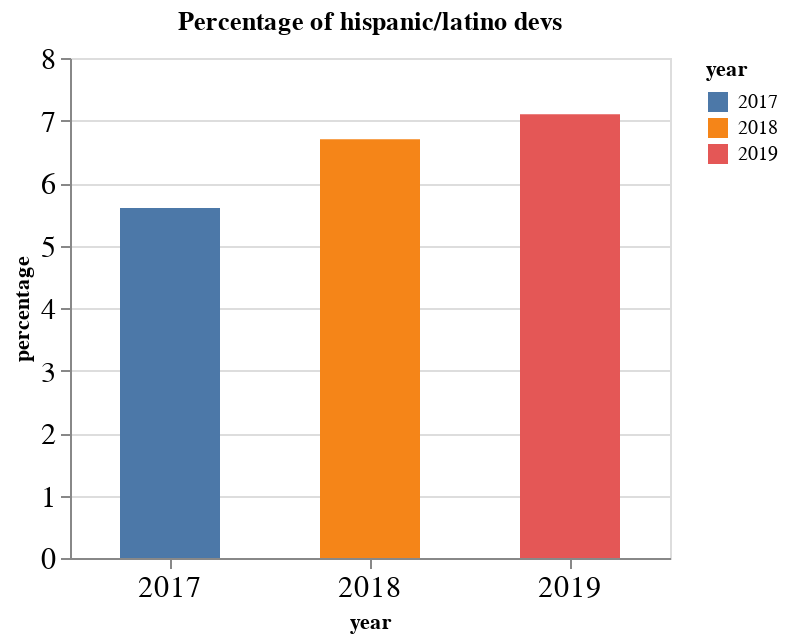

The notebook cell this image was saved under:
### Markdown cell above
The graph above shows a truncated y axis that starts at 5.4. This gives the impression that in 2018 there was a lot of growth.

### Code cell
alt.Chart(lat_survey, height=250, width=300, title='Percentage of hispanic/latino devs') \
    .mark_bar(size=50) \
    .encode(
        x='year:N',
        y=alt.Y('percentage:Q'),
        color='year',
    ).configure_axis(
    labelFontSize=15,
    labelAngle=0
)

### Figure 1 — Vega-Lite specification as saved in the notebook (floating-point values rounded to 4 significant figures)
{"$schema": "https://vega.github.io/schema/vega-lite/v2.6.0.json", "config": {"axis": {"labelAngle": 0, "labelFontSize": 15}, "view": {"height": 300, "width": 400}}, "data": {"name": "data-5b8bd1fa04530ff479a5ee03b4a84227"}, "datasets": {"data-5b8bd1fa04530ff479a5ee03b4a84227": [{"percentage": 5.6, "year": "2017"}, {"percentage": 6.7, "year": "2018"}, {"percentage": 7.1, "year": "2019"}]}, "encoding": {"color": {"field": "year", "type": "nominal"}, "x": {"field": "year", "type": "nominal"}, "y": {"field": "percentage", "type": "quantitative"}}, "height": 250, "mark": {"size": 50, "type": "bar"}, "title": "Percentage of hispanic/latino devs", "width": 300}
